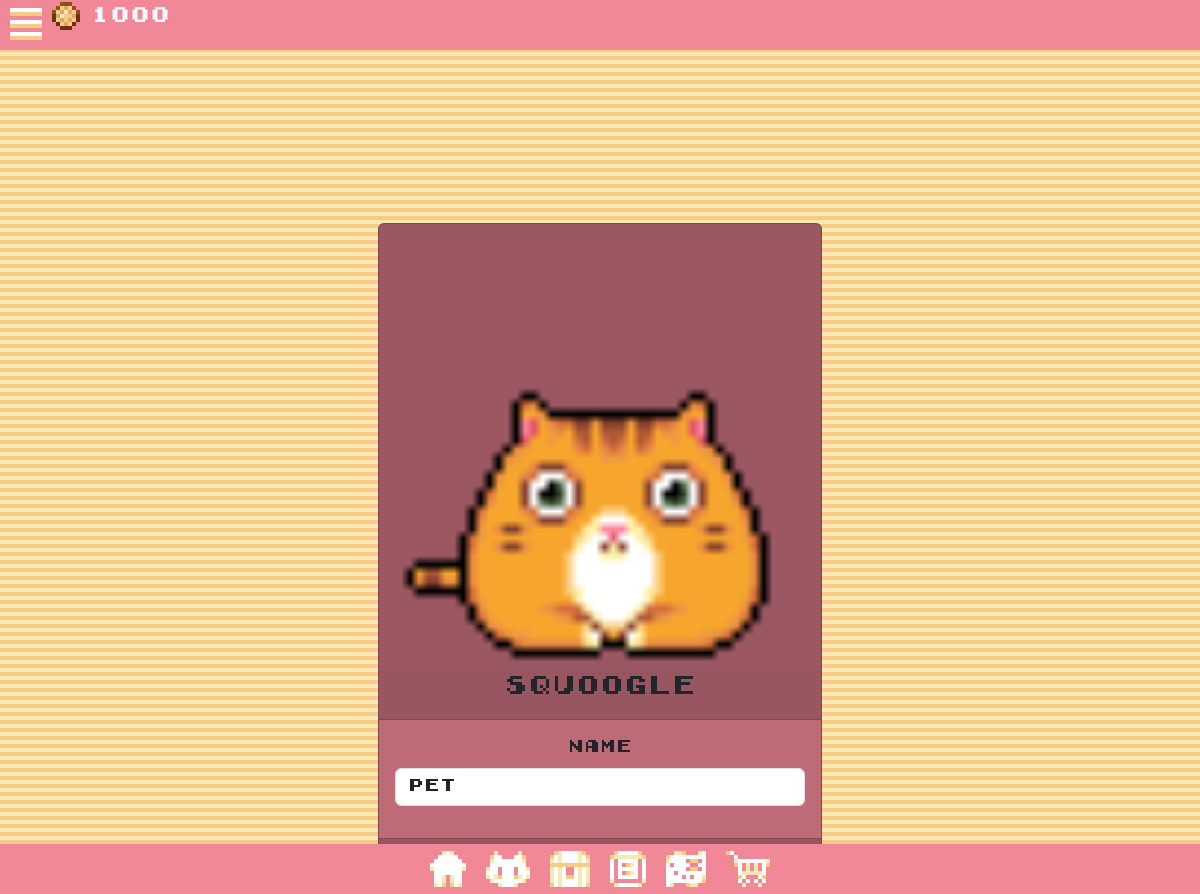
Screenshot of /pet/select/1/ (signed in) with the database file from the repository.
### mdq/models.py (models this page shows, shortened)
class MdqUser(AbstractUser):
    pass

class Profile(models.Model):
    user = models.OneToOneField(MdqUser, on_delete=models.CASCADE)
    avatar = models.ImageField(blank=True, upload_to='avatar')
    birth = models.DateField(null=True, blank=True, default=None)
    credits = models.IntegerField(default=1000, blank=True)
    birthday = models.DateTimeField(auto_now_add=True)

class PetType(models.Model):
    species = models.CharField(max_length=50)
    desc = models.TextField(max_length=300, blank=True)
    pet_avatar = models.ImageField(upload_to='pets/')

### mdq/views/pages.py (the view)
# urls.py: path('pet/select/<int:species_id>/', pages.petselectform, name='petselectform'),
def petselectform(request, species_id):
    species = get_object_or_404(PetType, id=species_id)
    if request.method == 'POST':
        form = PetSelectForm(request.POST, species_id=species.id)
        if form.is_valid():
            pet = form.save(commit=False)
            pet.user = request.user
            pet.species = species
            pet.save()
            return redirect('index')
    else:
        form = PetSelectForm(species_id=species.id)
    return render(request, 'pages/pet_select_form.html', {'form': form, 'species': species})

### mdq/forms.py
class PetSelectForm(forms.ModelForm):
    class Meta:
        model = Pet
        fields = ['name']
        widgets = {
        'name': forms.TextInput(attrs={'class': 'form-control'}),
        }
    def __init__(self, *args, **kwargs):
        self.species_id = kwargs.pop('species_id', None)
        super().__init__(*args, **kwargs)

### mdq/templates/pages/pet_select_form.html (shortened to what this page needs)
{% extends "layouts/master.html" %}
{% block content %}
{% load django_bootstrap5 %}
{% load static %}
<body class="gamertext" style="background-image: url('{% static "backgrounds/background.png" %}')">
    <div class="container">
        <div class="d-flex justify-content-center align-items-center petscreen">
            <form method="post" class="w100 h100">
                <div class="card mt-auto d-flex w-100 h-100 d-flex justify-content-center text-center" style="background-color: #9b5862ff;">
                    <img class="card-img-top w-100 circle" src="{{ species.pet_avatar.url }}" alt="pet" />
                    <div class="card-header">
                        <h4 class="card-title">{{ species.species }}</h4>
                    </div>
                    <div class="card-body h-100" style="background-color: #be6b77ff;">
                        {% bootstrap_form form %}
                    </div>
                    <div class="card-footer d-flex justify-content-center">
                        <button class="btn" style="background-color: #bd4d5dff;" type="submit">welcome your new friend!</button>
                    </div>
                </div>
            </form>
        </div>
    </div>
</body>
{% endblock %}

### mdq/templates/layouts/master.html (shortened to what this page needs)
{% load static %}
{% load django_bootstrap5 %}
<!DOCTYPE html>
<html lang="es">
<head>
    <link rel="stylesheet" href="{% static "css/bootstrap.min.css" %}" />
    <link rel="stylesheet" href="{% static "css/main.css" %}" />
</head>
<body>
    <div class="container">
        <nav id="nav" class="navbar fixed-top navbar-expand-sm d-flex" style="background-color: #f08897;">
            <a class="align-self-start" href="{% url 'settings' %}">
                <img class="justify-content-start icon" src="{% static "icons/MENU.png" %}" alt="">
            </a>
            {% if request.user.is_authenticated %}
            <div class="justify-content-end d-flex align-items-stretch">
                <img class=" img-fluid align-self-start" src="{% static "icons/COIN.png" %}" alt="">
                <p class="icon align-self fs-5 text-sm-end navtext">{{ user.profile.credits }}</p>
            </div>
            {% endif %}
        </nav>
    </div>
    {% block content %}{% endblock %}
    {% block footer %}
    <div class="container">
        <nav id="nav" class="navbar fixed-bottom navbar-expand-sm justify-content-center d-flex" style="background-color: #f08897;">
            <a href="{% url 'index' %}">
                <img class="icon" src="{% static "icons/HOME.png" %}" alt="">
            </a>
            {% if request.user.is_authenticated %}
            <a href="{% url 'index' %}">
                <img class="icon" src="{% static "icons/PET.png" %}" alt="">
            </a>
            <a href="{% url 'customize' %}">
                <img class="icon" src="{% static "icons/BOX.png" %}" alt="">
            </a>
            <a href="{% url 'tasks' %}">
                <img class="icon" src="{% static "icons/TASKS.png" %}" alt="">
            </a>
            <a href="{% url 'adventure' %}">
                <img class="icon" src="{% static "icons/MAP.png" %}" alt="">
            </a>
            <a href="{% url 'shop' %}">
                <img class="icon" src="{% static "icons/SHOP.png" %}" alt="">
            </a>
            {% endif %}
        </nav>
    </div>
    {% endblock %}
</body>
</html>

### mdq/static/css/main.css (style rules this page uses)
.navbar { min-height: 50px !important; height: 50px !important; max-height: 50px !important; }
.petscreen { padding-top: 20%; }
.icon { padding-left: 10px; padding-right: 10px; }
.navtext { color:aliceblue; font-family: "Gamergirl"; }
.gamertext { font-family: "Gamergirl"; }
a { color: inherit; text-decoration: inherit; }

### rows the page displays
MdqUser: profile.credits "1000"
PetType: pet_avatar (picture), species "Squoogle"
